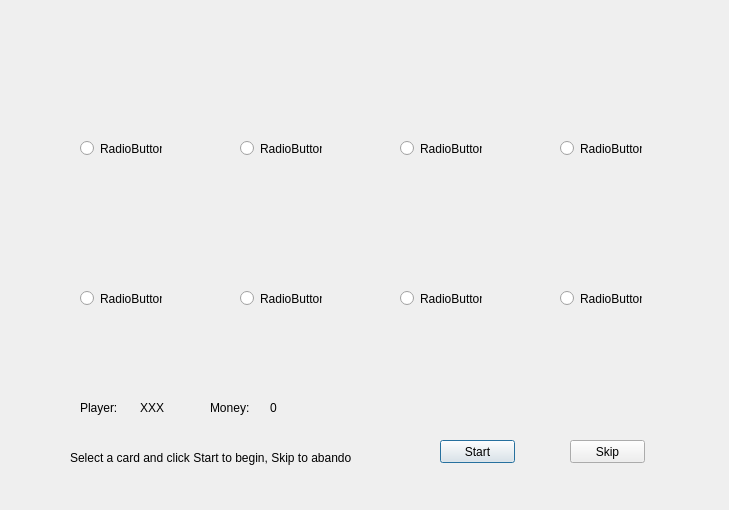
<?xml version="1.0" encoding="UTF-8"?>
<ui version="4.0">
 <class>G_PlantMarketDialog</class>
 <widget class="QDialog" name="G_PlantMarketDialog">
  <property name="geometry">
   <rect>
    <x>0</x>
    <y>0</y>
    <width>729</width>
    <height>510</height>
   </rect>
  </property>
  <property name="windowTitle">
   <string>Plant Market</string>
  </property>
  <widget class="QRadioButton" name="radioButton">
   <property name="geometry">
    <rect>
     <x>80</x>
     <y>140</y>
     <width>82</width>
     <height>17</height>
    </rect>
   </property>
   <property name="text">
    <string>RadioButton</string>
   </property>
  </widget>
  <widget class="QRadioButton" name="radioButton_2">
   <property name="geometry">
    <rect>
     <x>240</x>
     <y>140</y>
     <width>82</width>
     <height>17</height>
    </rect>
   </property>
   <property name="text">
    <string>RadioButton</string>
   </property>
  </widget>
  <widget class="QRadioButton" name="radioButton_3">
   <property name="geometry">
    <rect>
     <x>400</x>
     <y>140</y>
     <width>82</width>
     <height>17</height>
    </rect>
   </property>
   <property name="text">
    <string>RadioButton</string>
   </property>
  </widget>
  <widget class="QRadioButton" name="radioButton_4">
   <property name="geometry">
    <rect>
     <x>560</x>
     <y>140</y>
     <width>82</width>
     <height>17</height>
    </rect>
   </property>
   <property name="text">
    <string>RadioButton</string>
   </property>
  </widget>
  <widget class="QRadioButton" name="radioButton_5">
   <property name="geometry">
    <rect>
     <x>80</x>
     <y>290</y>
     <width>82</width>
     <height>17</height>
    </rect>
   </property>
   <property name="text">
    <string>RadioButton</string>
   </property>
  </widget>
  <widget class="QRadioButton" name="radioButton_6">
   <property name="geometry">
    <rect>
     <x>240</x>
     <y>290</y>
     <width>82</width>
     <height>17</height>
    </rect>
   </property>
   <property name="text">
    <string>RadioButton</string>
   </property>
  </widget>
  <widget class="QRadioButton" name="radioButton_7">
   <property name="geometry">
    <rect>
     <x>400</x>
     <y>290</y>
     <width>82</width>
     <height>17</height>
    </rect>
   </property>
   <property name="text">
    <string>RadioButton</string>
   </property>
  </widget>
  <widget class="QRadioButton" name="radioButton_8">
   <property name="geometry">
    <rect>
     <x>560</x>
     <y>290</y>
     <width>82</width>
     <height>17</height>
    </rect>
   </property>
   <property name="text">
    <string>RadioButton</string>
   </property>
  </widget>
  <widget class="QPushButton" name="pushButton">
   <property name="geometry">
    <rect>
     <x>440</x>
     <y>440</y>
     <width>75</width>
     <height>23</height>
    </rect>
   </property>
   <property name="text">
    <string>Start</string>
   </property>
  </widget>
  <widget class="QPushButton" name="pushButton_2">
   <property name="geometry">
    <rect>
     <x>570</x>
     <y>440</y>
     <width>75</width>
     <height>23</height>
    </rect>
   </property>
   <property name="text">
    <string>Skip</string>
   </property>
  </widget>
  <widget class="QLabel" name="label">
   <property name="geometry">
    <rect>
     <x>80</x>
     <y>400</y>
     <width>51</width>
     <height>16</height>
    </rect>
   </property>
   <property name="text">
    <string>Player:</string>
   </property>
  </widget>
  <widget class="QLabel" name="label_2">
   <property name="geometry">
    <rect>
     <x>210</x>
     <y>400</y>
     <width>51</width>
     <height>16</height>
    </rect>
   </property>
   <property name="text">
    <string>Money:</string>
   </property>
  </widget>
  <widget class="QLabel" name="label_3">
   <property name="geometry">
    <rect>
     <x>140</x>
     <y>400</y>
     <width>51</width>
     <height>16</height>
    </rect>
   </property>
   <property name="text">
    <string>XXX</string>
   </property>
  </widget>
  <widget class="QLabel" name="label_4">
   <property name="geometry">
    <rect>
     <x>270</x>
     <y>400</y>
     <width>51</width>
     <height>16</height>
    </rect>
   </property>
   <property name="text">
    <string>0</string>
   </property>
  </widget>
  <widget class="QLabel" name="label_5">
   <property name="geometry">
    <rect>
     <x>70</x>
     <y>450</y>
     <width>281</width>
     <height>16</height>
    </rect>
   </property>
   <property name="text">
    <string>Select a card and click Start to begin, Skip to abandon.</string>
   </property>
  </widget>
 </widget>
 <resources/>
 <connections/>
</ui>
